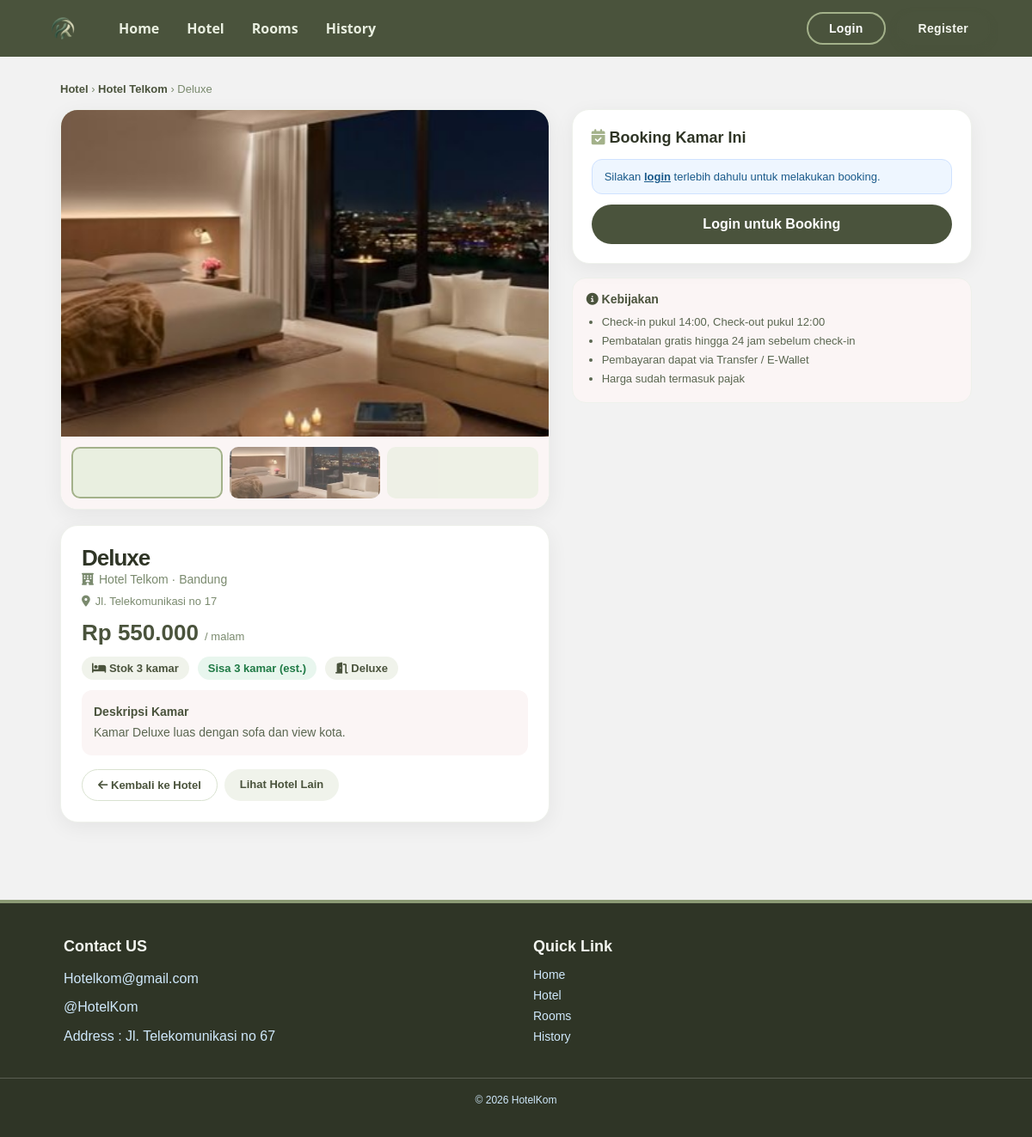
Page /room_detail.php?id=2 on the committed database.
### tables this page shows
CREATE TABLE `rooms` (
  `id_kamar` int(11) NOT NULL,
  `id_hotel` int(11) DEFAULT NULL,
  `tipe_kamar` varchar(50) NOT NULL,
  `harga_per_malam` decimal(10,2) NOT NULL,
  `stok_kamar` int(11) NOT NULL,
  `deskripsi_kamar` text DEFAULT NULL
);

CREATE TABLE `hotels` (
  `id_hotel` int(11) NOT NULL,
  `nama_hotel` varchar(100) NOT NULL,
  `alamat` text NOT NULL,
  `kota` varchar(50) NOT NULL,
  `deskripsi` text DEFAULT NULL
);

### room_detail.php (the view, shortened to what this page needs)
<?php
require_once 'config/koneksi.php';
$id_kamar = (int)$_GET['id'];
$stmt = mysqli_prepare($koneksi, "SELECT r.*, h.nama_hotel, h.kota, h.alamat
                                   FROM rooms r
                                   JOIN hotels h ON h.id_hotel = r.id_hotel
                                   WHERE r.id_kamar = ?");
mysqli_stmt_bind_param($stmt, "i", $id_kamar);
mysqli_stmt_execute($stmt);
$res = mysqli_stmt_get_result($stmt);
$room = mysqli_fetch_assoc($res);
function e($s){ return htmlspecialchars((string)$s, ENT_QUOTES,'UTF-8'); }
function rupiah($n){ return 'Rp '.number_format((float)$n,0,',','.'); }
$qCek = mysqli_prepare($koneksi, "SELECT COUNT(*) AS total FROM bookings WHERE id_kamar=? AND status_booking IN ('Pending','Confirmed')");
mysqli_stmt_bind_param($qCek, "i", $id_kamar);
mysqli_stmt_execute($qCek);
$cekRes = mysqli_stmt_get_result($qCek);
$cekRow = mysqli_fetch_assoc($cekRes);
$terpakai = (int)$cekRow['total'];
$sisa = (int)$room['stok_kamar'] - $terpakai;
$imgClass = 'superior';
$tipeLower = strtolower($room['tipe_kamar']);
if (strpos($tipeLower,'deluxe')!==false) $imgClass='deluxe';
include 'includes/header.php';
include 'includes/navbar.php';
?>
<div class="room-detail-wrap">
    <div class="breadcrumb">
        <a href="hotels.php">Hotel</a> &rsaquo;
        <a href="hotel_detail.php?id=<?php echo (int)$room['id_hotel']; ?>"><?php echo e($room['nama_hotel']); ?></a> &rsaquo;
        <span><?php echo e($room['tipe_kamar']); ?></span>
    </div>
    <div class="detail-grid">
        <div>
            <div class="room-gallery">
                <div class="room-gallery-img <?php echo $imgClass; ?>"></div>
                <div class="room-gallery-thumbs">
                    <span class="active" style="background-image:url('assets/images/superior.jpe')"></span>
                    <span style="background-image:url('assets/images/deluxe.jpeg')"></span>
                    <span style="background-image:url('assets/images/suite.jpe')"></span>
                </div>
            </div>
            <div class="room-info" style="margin-top:18px;">
                <h1><?php echo e($room['tipe_kamar']); ?></h1>
                <div class="hotel-name"><i class="fa-solid fa-hotel"></i> <?php echo e($room['nama_hotel']); ?> &middot; <?php echo e($room['kota']); ?></div>
                <div class="hotel-name" style="font-size:13px;"><i class="fa-solid fa-location-dot"></i> <?php echo e($room['alamat']); ?></div>
                <div class="room-price-big"><?php echo rupiah($room['harga_per_malam']); ?> <small>/ malam</small></div>
                <div class="room-meta-row">
                    <span class="meta-hotel"><i class="fa-solid fa-bed"></i> Stok <?php echo (int)$room['stok_kamar']; ?> kamar</span>
                    <span class="meta-stok <?php echo $sisa<=0?'habis':''; ?>">
                        <?php echo $sisa<=0 ? 'Stok Habis' : 'Sisa '.$sisa.' kamar (est.)'; ?>
                    </span>
                    <span class="meta-hotel"><i class="fa-solid fa-door-open"></i> <?php echo e($room['tipe_kamar']); ?></span>
                </div>
                <div class="room-desc-box">
                    <strong style="color:#4A533C;">Deskripsi Kamar</strong><br>
                    <?php echo $room['deskripsi_kamar'] ? nl2br(e($room['deskripsi_kamar'])) : 'Kamar nyaman dengan fasilitas lengkap, cocok untuk liburan maupun perjalanan bisnis. Dilengkapi AC, WiFi, dan layanan kebersihan harian.'; ?>
                </div>
                <div style="margin-top:16px; display:flex; gap:8px;">
                    <a href="hotel_detail.php?id=<?php echo (int)$room['id_hotel']; ?>" style="padding:10px 18px; background:#fff; border:1px solid #d9e2d0; border-radius:999px; text-decoration:none; color:#4A533C; font-weight:600; font-size:13px;"><i class="fa-solid fa-arrow-left"></i> Kembali ke Hotel</a>
                    <a href="hotels.php" style="padding:10px 18px; background:#f0f3eb; border-radius:999px; text-decoration:none; color:#4A533C; font-weight:600; font-size:13px;">Lihat Hotel Lain</a>
                </div>
            </div>
        </div>
        <div>
            <div class="booking-card">
                <h3><i class="fa-solid fa-calendar-check" style="color:#A3B18A;"></i> Booking Kamar Ini</h3>
                <?php if ($sisa <= 0): ?>
                    <div class="alert alert-warn">Maaf, stok kamar untuk tipe ini sedang habis. Silakan pilih tipe lain.</div>
                    <button class="btn-book-now" disabled>Stok Habis</button>
                <?php elseif (!isset($_SESSION['id_user'])): ?>
                    <div class="alert alert-info">Silakan <a href="login.php" style="color:#1a5a8a;font-weight:700;">login</a> terlebih dahulu untuk melakukan booking.</div>
                    <a href="login.php" style="display:block;text-align:center;padding:14px;background:#4A533C;color:#fff;border-radius:999px;text-decoration:none;font-weight:700;">Login untuk Booking</a>
                <?php endif; ?>
            </div>
            <div style="background:#fbf5f5;border:1px solid #eef1eb;border-radius:16px;padding:16px;margin-top:16px;">
                <h4 style="margin:0 0 8px;color:#4A533C;font-size:14px;"><i class="fa-solid fa-circle-info"></i> Kebijakan</h4>
                <ul style="margin:0;padding-left:18px;color:#5a6650;font-size:13px;line-height:1.7;">
                    <li>Check-in pukul 14:00, Check-out pukul 12:00</li>
                    <li>Pembatalan gratis hingga 24 jam sebelum check-in</li>
                    <li>Pembayaran dapat via Transfer / E-Wallet</li>
                    <li>Harga sudah termasuk pajak</li>
                </ul>
            </div>
        </div>
    </div>
</div>
<?php include 'includes/footer.php'; ?>

### assets/css/style.css (style rules this page uses)
:root { --first-color: hsl(82, 60%, 28%); --title-color: hsl(0, 0%, 15%); --text-color: hsl(0, 0%, 35%); --body-color: hsl(0, 0%, 95%); --container-color: hsl(0, 0%, 100%); --body-font: "Poppins", sans-serif; --h2-font-size: 1.25rem; --small-font-size: .813rem; }
body { margin: 0; }
h1 { font-size: 60px; line-height: 100%; font-weight: 800; letter-spacing: -1px; margin: 16px 0; background: linear-gradient(90deg, #4A533C 7%, #A3B18A 90%); background-clip: text; color: transparent; }
@media screen and (min-width: 1120px) { :root { --h2-font-size: 1.5rem; --small-font-size: .875rem; } }
* { box-sizing: border-box; padding: 0; margin: 0; }
body { font-family: var(--body-font); background-color: var(--body-color); color: var(--text-color); }
::placeholder { font-weight: 500; color: #888; }

### room_detail.php (style rules this page uses)
.room-detail-wrap { max-width:1100px; margin:30px auto; padding:0 20px 60px; }
.breadcrumb { font-size:13px; color:#7a8a6e; margin-bottom:16px; }
.breadcrumb a { color:#4A533C; text-decoration:none; font-weight:600; }
.detail-grid { display:grid; grid-template-columns:1.1fr .9fr; gap:26px; }
.room-gallery { background:#fff; border-radius:20px; overflow:hidden; box-shadow:0 6px 24px rgba(0,0,0,.06); border:1px solid #eef1eb; }
.room-gallery-img { height:380px; background:#e9efe0 center/cover no-repeat; }
.room-gallery-img.deluxe { background-image:url('assets/images/deluxe.jpeg'); }
.room-gallery-thumbs { display:flex; gap:8px; padding:12px; background:#fbf5f5; }
.room-gallery-thumbs span { flex:1; height:60px; border-radius:10px; background:#e9efe0 center/cover; opacity:.7; border:2px solid transparent; }
.room-gallery-thumbs span.active { opacity:1; border-color:#A3B18A; }
.room-info { background:#fff; border-radius:20px; padding:24px; box-shadow:0 6px 24px rgba(0,0,0,.06); border:1px solid #eef1eb; }
.room-info h1 { font-size:26px; color:#2F3526; margin:0 0 4px; background:none; -webkit-text-fill-color:#2F3526; }
.room-info .hotel-name { color:#7a8a6e; font-size:14px; margin-bottom:10px; display:flex; gap:6px; align-items:center; }
.room-price-big { font-size:26px; font-weight:800; color:#4A533C; margin:14px 0 4px; }
.room-price-big small { font-size:13px; font-weight:400; color:#7a8a6e; }
.room-meta-row { display:flex; gap:10px; flex-wrap:wrap; margin:12px 0; }
.room-meta-row span { padding:6px 12px; border-radius:999px; font-size:13px; font-weight:600; }
.meta-stok { background:#e8f6ee; color:#1f7a45; }
.meta-hotel { background:#f0f3eb; color:#4A533C; }
.room-desc-box { background:#fbf5f5; border-radius:12px; padding:14px; color:#5a6650; font-size:14px; line-height:1.7; margin-top:12px; }
.booking-card { background:#fff; border-radius:20px; padding:22px; box-shadow:0 6px 24px rgba(0,0,0,.06); border:1px solid #eef1eb; position:sticky; top:20px; }
.booking-card h3 { margin:0 0 14px; font-size:18px; color:#2F3526; }
.alert { padding:12px 14px; border-radius:12px; font-size:13px; margin-bottom:12px; }
.alert-info { background:#eef6ff; color:#1a5a8a; border:1px solid #cfe2ff; }

### rows in the picture
rooms: id_hotel.nama_hotel "Hotel Telkom", tipe_kamar "Deluxe", id_hotel.kota "Bandung", id_hotel.alamat "Jl. Telekomunikasi no 17", harga_per_malam "Rp 550.000", stok_kamar "3", deskripsi_kamar "Kamar Deluxe luas dengan sofa dan view kota."
